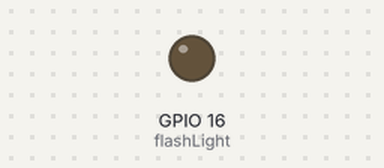
The sketch below on a simulated ESP32. Parts: output pins drawn as LEDs (lit = HIGH). EEPROM starts erased; the camera gives no picture; the modem accepts every AT command (registered, SIM ready, sends succeed) and sends nothing else; pins used as bus, display or sensor lines are not drawn; what the sketch prints to the serial monitor is not drawn.

Above: at 0.1 s.
At 2.9 s:
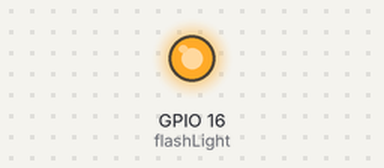
Timing chart, 0 to 6.4 s (numbered marks = the images above):
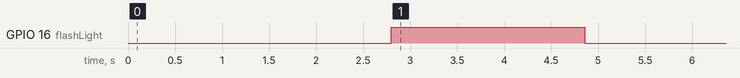

The sketch:

newCam.ino
```cpp
/*
   UPWORK - Makassar (Indonesia), 15/04/2022
   Syahrir Sobirin Mahyuddin / @syahrirmahyuddin
   to
   Vincenzo

*/
#include "esp_camera.h"
#include "Arduino.h"
#include "soc/soc.h"
#include "soc/rtc_cntl_reg.h"
#include "driver/rtc_io.h"
#include <EEPROM.h>
#include <HardwareSerial.h>
#define PWDN_GPIO_NUM     32
#define RESET_GPIO_NUM    -1
#define XCLK_GPIO_NUM      0
#define SIOD_GPIO_NUM     26
#define SIOC_GPIO_NUM     27
#define Y9_GPIO_NUM       35
#define Y8_GPIO_NUM       34
#define Y7_GPIO_NUM       39
#define Y6_GPIO_NUM       36
#define Y5_GPIO_NUM       21
#define Y4_GPIO_NUM       19
#define Y3_GPIO_NUM       18
#define Y2_GPIO_NUM        5
#define VSYNC_GPIO_NUM    25
#define HREF_GPIO_NUM     23
#define PCLK_GPIO_NUM     22
#define flashLight 16
#define trig 13
#define EEPROM_SIZE 1
static HardwareSerial sim(1);
String file_Name = "";
char char_buffer;
String string_buffer = "";
int buffer_space = 1000;
int pictureNumber = 0;

void setup() {
  pinMode(trig,OUTPUT);
  digitalWrite(trig,1);
  delay(2500);
  digitalWrite(trig,0);
  Serial.begin(9600);
  WRITE_PERI_REG(RTC_CNTL_BROWN_OUT_REG, 0); //disable brownout detector
  camera_config_t config;
  config.ledc_channel = LEDC_CHANNEL_0;
  config.ledc_timer = LEDC_TIMER_0;
  config.pin_d0 = Y2_GPIO_NUM;
  config.pin_d1 = Y3_GPIO_NUM;
  config.pin_d2 = Y4_GPIO_NUM;
  config.pin_d3 = Y5_GPIO_NUM;
  config.pin_d4 = Y6_GPIO_NUM;
  config.pin_d5 = Y7_GPIO_NUM;
  config.pin_d6 = Y8_GPIO_NUM;
  config.pin_d7 = Y9_GPIO_NUM;
  config.pin_xclk = XCLK_GPIO_NUM;
  config.pin_pclk = PCLK_GPIO_NUM;
  config.pin_vsync = VSYNC_GPIO_NUM;
  config.pin_href = HREF_GPIO_NUM;
  config.pin_sscb_sda = SIOD_GPIO_NUM;
  config.pin_sscb_scl = SIOC_GPIO_NUM;
  config.pin_pwdn = PWDN_GPIO_NUM;
  config.pin_reset = RESET_GPIO_NUM;
  config.xclk_freq_hz = 20000000;
  config.pixel_format = PIXFORMAT_JPEG;

  if (psramFound()) {
    config.frame_size = FRAMESIZE_UXGA; // FRAMESIZE_ + QVGA|CIF|VGA|SVGA|XGA|SXGA|UXGA
    config.jpeg_quality = 10;
    config.fb_count = 2;
  } else {
    config.frame_size = FRAMESIZE_SVGA;
    config.jpeg_quality = 12;
    config.fb_count = 1;
  }

  // Init Camera
  esp_err_t err = esp_camera_init(&config);
  if (err != ESP_OK) {
    Serial.printf("Camera init failed with error 0x%x", err);
    return;
  }
  pinMode(flashLight, OUTPUT);
  digitalWrite(flashLight, 1);
  delay(2000);
  camera_fb_t * fb = NULL;
  fb = esp_camera_fb_get();
  if (!fb) {
    Serial.println("Camera capture failed");
    return;
  }
  digitalWrite(flashLight, 0);
  sim.begin(9600, SERIAL_8N1, 2, 4); //2
  delay(5000);
  Serial.println("Starting...");
  byte reply = 1;
  int i = 0;
  while (i < 10 && reply == 1) { //Try 10 times...
    reply = sendATcommand(1, "AT+CREG?", "+CREG: 0,1", "ERROR", 1000);
    i++;
    delay(1000);
  }
  EEPROM.begin(EEPROM_SIZE);
  pictureNumber = EEPROM.read(0) + 1;
  file_Name = get_ccid() + "_RX" + String(get_network()) + "_BT" + String(get_battery()) + "_IMAGE" + String(pictureNumber);
  Serial.println(file_Name);
  get_battery();
  if (reply == 0) {
    reply = sendATcommand(1, "AT+SAPBR=3,1,\"Contype\",\"GPRS\"", "OK", "ERROR", 1000);
    if (reply == 0) {
      reply = sendATcommand(1, "AT+SAPBR=3,1,\"APN\",\"internet\"", "OK", "ERROR", 1000);
      if (reply == 0) {
        //reply = sendATcommand(1,"AT+SAPBR=3,1,\"USER\",\"entelpcs\"", "OK", "ERROR", 1000);
        if (reply == 0) {
          //reply = sendATcommand(1,"AT+SAPBR=3,1,\"PWD\",\"entelpcs\"", "OK", "ERROR", 1000);
          if (reply == 0) {
            reply = 2;
            i = 0;
            while (i < 3 && reply == 2) { //Try 3 times...
              reply = sendATcommand(1, "AT+SAPBR=1,1", "OK", "ERROR", 10000);
              if (reply == 2) {
                sendATcommand(1, "AT+SAPBR=0,1", "OK", "ERROR", 10000);
              }
              i++;
            }
            if (reply == 0) {
              reply = sendATcommand(1, "AT+SAPBR=2,1", "OK", "ERROR", 1000);
              if (reply == 0) {
                reply = sendATcommand(1, "AT+FTPCID=1", "OK", "ERROR", 1000);
                if (reply == 0) {
                  reply = sendATcommand(1, "AT+FTPSERV=\"51.91.98.192\"", "OK", "ERROR", 1000);
                  if (reply == 0) {
                    reply = sendATcommand(1, "AT+FTPPORT=21", "OK", "ERROR", 1000);
                    if (reply == 0) {
                      reply = sendATcommand(1, "AT+FTPUN=\"root\"", "OK", "ERROR", 1000);
                      if (reply == 0) {
                        reply = sendATcommand(1, "AT+FTPPW=\"IVQko1TU\"", "OK", "ERROR", 1000);
                        if (reply == 0) {
                          reply = sendATcommand(1, "AT+FTPPUTNAME=\"" + String(file_Name) + ".jpg\"", "OK", "ERROR", 1000);
                          if (reply == 0) {
                            reply = sendATcommand(1, "AT+FTPPUTPATH=\"/rilevazioni/\"", "OK", "ERROR", 1000);
                            if (reply == 0) {
                              unsigned int ptime = millis();
                              reply = sendATcommand(1, "AT+FTPPUT=1", "+FTPPUT: 1,1", "+FTPPUT: 1,6", 60000);
                              Serial.println("Time: " + String(millis() - ptime));
                              if (reply == 0) {
                                int i = 0;
                                String Encode;
                                for (size_t n = 0; n < fb->len; n++) {
                                  char_buffer = fb->buf[n];
                                  string_buffer.concat(char_buffer);
                                  i++;
                                  if (i == buffer_space) {
                                    sendATcommand(1, "AT+FTPPUT=2," + String(buffer_space), "AT+FTPPUT=2,10", "ERROR", 1000);
                                    sendATcommand(0, string_buffer, "OK", "ERROR", 5000);
                                    string_buffer = "";
                                    i = 0;
                                  }
                                }
                                if (string_buffer != "") {
                                  sendATcommand(1, "AT+FTPPUT=2," + String(i), "AT+FTPPUT=2,10", "ERROR", 1000);
                                  sendATcommand(0, string_buffer, "OK", "ERROR", 5000);
                                  sendATcommand(1, "AT+FTPPUT=2,0", "OK", "ERROR", 1000);
                                  EEPROM.write(0, pictureNumber);
                                  EEPROM.commit();
                                  digitalWrite(flashLight, 1);
                                  delay(50);
                                  digitalWrite(flashLight, 0);
                                  delay(200);
                                  digitalWrite(flashLight, 1);
                                  delay(50);
                                  digitalWrite(flashLight, 0);
                                }
                              }
                            }
                          }
                        }
                      }
                    }
                  }
                }
              }
            }
          }
        }
      }
    }
  }
  esp_camera_fb_return(fb);
  Serial.println("The end...");

}

void loop() {
  // put your main code here, to run repeatedly:
}


byte sendATcommand(byte select, String ATcommand, String answer1, String answer2, unsigned int timeout) {
  byte reply = 1;
  String content = "";
  char character;

  //Clean the modem input buffer
  while (sim.available() > 0) sim.read();

  //Send the atcommand to the modem
  if (select == 1) {
    sim.println(ATcommand);
  }
  else {
    sim.print(ATcommand);
  }
  delay(100);
  unsigned int timeprevious = millis();
  while ((reply == 1) && ((millis() - timeprevious) < timeout)) {
    while (sim.available() > 0) {
      character = sim.read();
      content.concat(character);
      Serial.print(character);
      delay(10);
    }
    //Stop reading conditions
    if (content.indexOf(answer1) != -1) {
      reply = 0;
    } else if (content.indexOf(answer2) != -1) {
      reply = 2;
    } else {
      //Nothing to do...
    }
  }
  return reply;
}
int get_network() {
  String buff;
  unsigned int result, index1, index2, Timeout = 0;
  sim.println("AT+CSQ");
  for (unsigned long start = millis(); millis() - start < 2000;) {
    while (sim.available() > 0) {
      buff = sim.readString();
      Timeout = 1;
      break;
    }
  }
  if (Timeout == 0) {
    return 0;
  }
  Serial.println(buff);
  index1 = buff.indexOf("\r");
  buff.remove(0, index1 + 2);
  buff.trim();

  index1 = buff.indexOf(":");
  index2 = buff.indexOf(",");
  buff = buff.substring(index1 + 1, index2);
  buff.trim();
  result = buff.toInt();
  return result;

}
int get_battery() {
  String buff;
  unsigned int index1, index2, Timeout = 0;
  sim.println("AT+CBC");
  for (unsigned long start = millis(); millis() - start < 2000;) {
    while (sim.available() > 0) {
      buff = sim.readString();
      Timeout = 1;
      break;
    }
  }
  if (Timeout == 0) {
    return 0;
  }
  index1 = buff.indexOf("\r");
  buff.remove(0, index1 + 2);
  buff.trim();

  index1 = buff.indexOf(",");
  index2 = buff.indexOf(",", index1 + 1);
  String result = buff.substring(index1 + 1, index2);
  result.trim();
  return result.toInt();
}
String get_ccid() {
  String buff;
  unsigned int index1, index2, Timeout = 0;
  sim.println("AT+CCID");
  for (unsigned long start = millis(); millis() - start < 2000;) {
    while (sim.available() > 0) {
      buff = sim.readString();
      Timeout = 1;
      break;
    }
  }
  if (Timeout == 0) {
    return "";
  }
  index1 = buff.indexOf("\r");
  buff.replace("\n", "|");
  buff.remove(0, index1 + 2);
  buff.trim();
  index1 = buff.indexOf("|");
  index2 = buff.indexOf("|", index1 + 1);
  String result = buff.substring(index1 + 1, index2);
  result.trim();
  return result;
}
```
